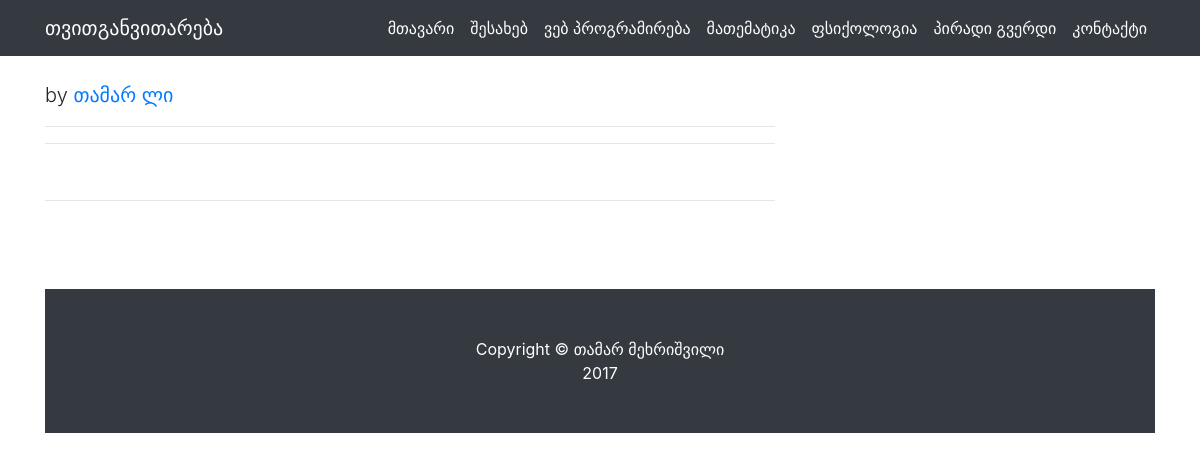
The app's page /page.php with its own data.
### tables this page shows
CREATE TABLE `mysitemenu` (
  `id` int(10) DEFAULT NULL,
  `title` varchar(20) DEFAULT NULL,
  `category-id` int(10) NOT NULL,
  `link` varchar(255) DEFAULT NULL
);

### data.php (called while the page is built, shortened)
<?php
$servername = "localhost";
$username = "root";
$password = "";
$location = "mysite";
$conn = mysqli_connect($servername, $username, $password, $location);
mysqli_set_charset($conn, "utf8");
function data(){
  global $conn;
  $query = "SELECT * FROM `mysitemenu`";
  $data = mysqli_query($conn, $query);
  while ($rows = mysqli_fetch_assoc($data)) {
    $arr[]= $rows;
  }
  return $arr;
}
function data2(){
  global $conn;
  $query = "SELECT * FROM `articles`";
  $data = mysqli_query($conn, $query);
  while ($rows = mysqli_fetch_assoc($data)) {
    $arr[]= $rows;
  }
  return $arr;
}
?>

### page.php (the view, shortened to what this page needs)
<?php
include "data.php";
$arr = data();
$arr2 = data2();
?>
<!DOCTYPE html>
<html lang="en">
  <head>
    <link href="vendor/bootstrap/css/bootstrap.min.css" rel="stylesheet">
    <link href="css/business-frontpage.css" rel="stylesheet">
  </head>
  <body>
    <nav class="navbar navbar-expand-lg navbar-dark bg-dark fixed-top">
      <div class="container">
        <a class="navbar-brand" href="index.php">თვითგანვითარება</a>
        <div class="collapse navbar-collapse" id="navbarResponsive">
          <ul class="navbar-nav ml-auto">
            <?php foreach($arr as $value): ?>
              <li class="nav-item active">
                <a class="nav-link" href="<?=$value["link"];?>"><?=$value["title"];?>
                </a>
              </li>
            <?php endforeach ?>
          </ul>
        </div>
      </div>
    </nav>
    <div class="container">
      <div class="row">
        <div class="col-lg-8">
        <?php $i = $_GET["id"];?>
          <p class="lead">
            <?=$arr2[$i]["date"]?>by
            <a href="#"> თამარ ლი</a>
          </p>
          <hr>
          <hr>
          <hr>
          <br>
          <br>
          <br>
      </div>
    </div>
    <footer class="py-5 bg-dark">
      <div class="container">
        <p class="m-0 text-center text-white">Copyright &copy; თამარ მეხრიშვილი
        <br><central>2017</central></p>
      </div>
    </footer>
  </body>
</html>

### css/business-frontpage.css (style rules this page uses)
body { padding-top: 54px; }
@media (min-width: 992px) { body { padding-top: 56px; } }

### records on screen
mysitemenu: title "მთავარი"
mysitemenu: title "შესახებ"
mysitemenu: title "ვებ პროგრამირება"
mysitemenu: title "მათემატიკა"
mysitemenu: title "ფსიქოლოგია"
mysitemenu: title "პირადი გვერდი"
mysitemenu: title "კონტაქტი"
